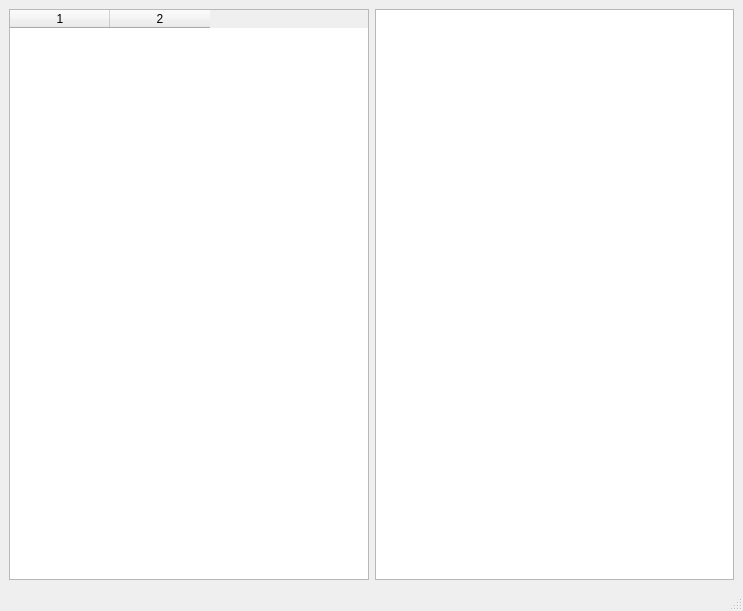
<?xml version="1.0" encoding="UTF-8"?>
<ui version="4.0">
 <class>MainWindow</class>
 <widget class="QMainWindow" name="MainWindow">
  <property name="geometry">
   <rect>
    <x>0</x>
    <y>0</y>
    <width>743</width>
    <height>611</height>
   </rect>
  </property>
  <property name="windowTitle">
   <string>MainWindow</string>
  </property>
  <widget class="QWidget" name="centralwidget">
   <layout class="QGridLayout" name="gridLayout">
    <item row="0" column="1">
     <widget class="QTableWidget" name="tableWidget_2"/>
    </item>
    <item row="0" column="0">
     <widget class="QTableWidget" name="tableWidget">
      <property name="rowCount">
       <number>0</number>
      </property>
      <property name="columnCount">
       <number>2</number>
      </property>
      <attribute name="horizontalHeaderVisible">
       <bool>true</bool>
      </attribute>
      <attribute name="horizontalHeaderCascadingSectionResizes">
       <bool>false</bool>
      </attribute>
      <column/>
      <column/>
     </widget>
    </item>
   </layout>
  </widget>
  <widget class="QMenuBar" name="menubar">
   <property name="geometry">
    <rect>
     <x>0</x>
     <y>0</y>
     <width>743</width>
     <height>17</height>
    </rect>
   </property>
  </widget>
  <widget class="QStatusBar" name="statusbar"/>
 </widget>
 <resources/>
 <connections/>
</ui>
